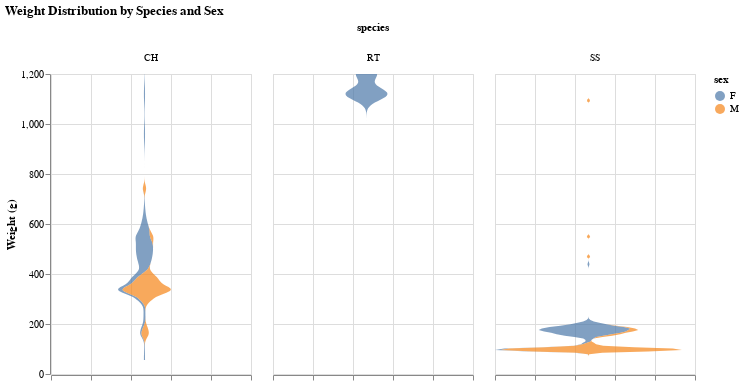

Notebook code for this chart:
### Markdown cell above
---

<div style="background-color: #e8f4fd; border-left:6px solid #2196F3; padding:15px; margin:15px 0;">

<h2>VIZ TASK: Faceted Violin Plot Comparison</h2>

<p> <strong>TASK:</strong> Create sophisticated violin plots to compare weight distributions across species and sex groups. Violin plots show both the statistical summary and the shape of the distribution.</p>

<h4>Chart Specifications:</h4>
<ul>
  <li><b>Mark:</b> <code>mark_area()</code> with <code>orient='horizontal'</code>, <code>opacity=0.7</code></li>
  <li><b>X channel:</b> <code>density:Q</code> with <code>stack='center'</code>, no axis labels, no title</li>
  <li><b>Y channel:</b> <code>weight:Q</code>, title = "Weight (g)"</li>
  <li><b>Color channel:</b> <code>sex:N</code> </li>
  <li><b>Column facet:</b> <code>species:N</code> to separate by species (1 row of faceted charts)</li>
</ul>

<h4>Transform Specifications:</h4>
<ul>
  <li><b>Transform:</b> <code>transform_density()</code></li>
  <li>We want to group it by both <code>species</code> and by <code>sex</code> and the field will the weight of the hawk</li>
 </ul>

<h4>Layout and Styling:</h4>
<ul>
  <li><b>Dimensions:</b> Width = 200px, Height = 300px</li>
  <li><b>Title:</b> <i>"Weight Distribution by Species and Sex"</i></li>
</ul>

</div>

_Points:_ 25

### Code cell
# Create faceted violin plots
species_sex_violins = 

# Show the charts
species_sex_violins

### Figure 1 — Vega-Lite specification as saved in the notebook (floating-point values rounded to 4 significant figures; data arrays with more than 128 entries replaced by an {"elided": "..."} marker saying what was removed)
{"config": {"view": {"continuousWidth": 300, "continuousHeight": 300}}, "data": {"name": "data-f31828818ece1c30af44dd869ce3cc1d"}, "mark": {"type": "area", "opacity": 0.7, "orient": "horizontal"}, "encoding": {"color": {"field": "sex", "type": "nominal"}, "column": {"field": "species", "type": "nominal"}, "x": {"axis": {"labels": false, "title": null}, "field": "density", "stack": "center", "type": "quantitative"}, "y": {"field": "weight", "title": "Weight (g)", "type": "quantitative"}}, "height": 300, "title": "Weight Distribution by Species and Sex", "transform": [{"density": "weight", "groupby": ["species", "sex"], "as": ["weight", "density"]}], "width": 200, "$schema": "https://vega.github.io/schema/vega-lite/v5.20.1.json", "datasets": {"data-f31828818ece1c30af44dd869ce3cc1d": {"elided": "325 records"}}}
